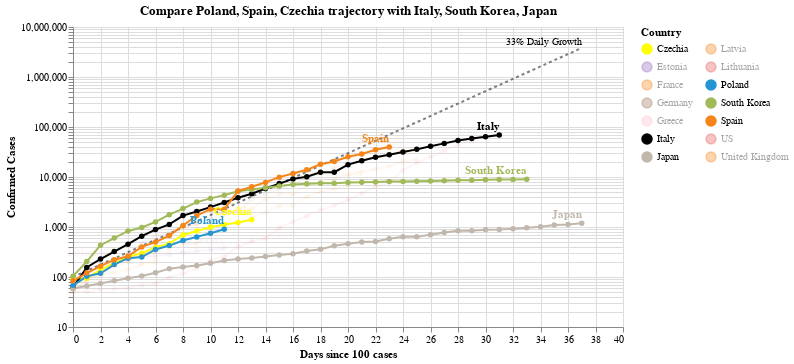

Here is the notebook cell this chart was saved with:
### Code cell
#hide_input
chart2 = make_since_chart(['Poland', 'Spain', 'Czechia'])
chart2

### Figure 1 — Vega-Lite specification as saved in the notebook (floating-point values rounded to 4 significant figures; data arrays with more than 128 entries replaced by an {"elided": "..."} marker saying what was removed)
{"config": {"view": {"continuousWidth": 400, "continuousHeight": 300}}, "layer": [{"mark": {"type": "line", "color": "black", "opacity": 0.5, "strokeDash": [3, 3]}, "encoding": {"x": {"type": "quantitative", "field": "Days since 100 cases"}, "y": {"type": "quantitative", "field": "Confirmed Cases"}}}, {"mark": {"type": "text", "align": "right", "dy": -6, "fontSize": 10, "text": "33% Daily Growth"}, "encoding": {"x": {"type": "quantitative", "field": "Days since 100 cases"}, "y": {"type": "quantitative", "field": "Confirmed Cases"}}, "transform": [{"filter": "(datum['Days since 100 cases'] >= 37)"}]}, {"data": {"name": "data-0267d1176f8fe23f62a2ff48def2d716"}, "mark": {"type": "line", "point": true}, "encoding": {"color": {"type": "nominal", "field": "Country", "legend": {"columns": 2}, "scale": {"domain": ["Czechia", "Estonia", "France", "Germany", "Greece", "Italy", "Japan", "Latvia", "Lithuania", "Poland", "South Korea", "Spain", "US", "United Kingdom"], "range": ["yellow", "#9467bd", "#F58518", "#9D755D", "pink", "black", "#C1B7AD", "#F58518", "#E45756", "#2495D3", "#A1BA59", "#F58518", "#E45756", "#F58518"]}}, "opacity": {"condition": {"value": 1, "selection": "selector038"}, "value": 0.05}, "tooltip": [{"type": "nominal", "field": "Country"}, {"type": "temporal", "field": "Date"}, {"type": "quantitative", "field": "Confirmed Cases"}, {"type": "quantitative", "field": "Days since 100 cases"}], "x": {"type": "quantitative", "field": "Days since 100 cases"}, "y": {"type": "quantitative", "field": "Confirmed Cases", "scale": {"type": "log"}}}, "selection": {"selector038": {"type": "multi", "fields": ["Country"], "bind": "legend", "init": [{"Country": "Poland"}, {"Country": "Spain"}, {"Country": "Czechia"}, {"Country": "Italy"}, {"Country": "South Korea"}, {"Country": "Japan"}]}}, "width": 550}, {"data": {"name": "data-0267d1176f8fe23f62a2ff48def2d716"}, "mark": {"type": "text", "align": "right", "dy": -8, "fontWeight": "bold"}, "encoding": {"color": {"type": "nominal", "field": "Country", "legend": {"columns": 2}, "scale": {"domain": ["Czechia", "Estonia", "France", "Germany", "Greece", "Italy", "Japan", "Latvia", "Lithuania", "Poland", "South Korea", "Spain", "US", "United Kingdom"], "range": ["yellow", "#9467bd", "#F58518", "#9D755D", "pink", "black", "#C1B7AD", "#F58518", "#E45756", "#2495D3", "#A1BA59", "#F58518", "#E45756", "#F58518"]}}, "opacity": {"condition": {"value": 1, "selection": "selector038"}, "value": 0.05}, "text": {"type": "nominal", "field": "Country"}, "tooltip": [{"type": "nominal", "field": "Country"}, {"type": "temporal", "field": "Date"}, {"type": "quantitative", "field": "Confirmed Cases"}, {"type": "quantitative", "field": "Days since 100 cases"}], "x": {"type": "quantitative", "field": "Days since 100 cases"}, "y": {"type": "quantitative", "field": "Confirmed Cases", "scale": {"type": "log"}}}, "transform": [{"filter": "(datum['Date'] >= 1585008000000)"}], "width": 550}], "data": {"name": "data-13c5355e9ceeab965873228bafcc13f9"}, "title": "Compare Poland, Spain, Czechia trajectory with Italy, South Korea, Japan", "$schema": "https://vega.github.io/schema/vega-lite/v4.0.2.json", "datasets": {"data-13c5355e9ceeab965873228bafcc13f9": [{"Days since 100 cases": 0, "Confirmed Cases": 100.0}, {"Days since 100 cases": 1, "Confirmed Cases": 133.0}, {"Days since 100 cases": 2, "Confirmed Cases": 176.9}, {"Days since 100 cases": 3, "Confirmed Cases": 235.3}, {"Days since 100 cases": 4, "Confirmed Cases": 312.9}, {"Days since 100 cases": 5, "Confirmed Cases": 416.2}, {"Days since 100 cases": 6, "Confirmed Cases": 553.5}, {"Days since 100 cases": 7, "Confirmed Cases": 736.1}, {"Days since 100 cases": 8, "Confirmed Cases": 979.1}, {"Days since 100 cases": 9, "Confirmed Cases": 1302.0}, {"Days since 100 cases": 10, "Confirmed Cases": 1732.0}, {"Days since 100 cases": 11, "Confirmed Cases": 2303.0}, {"Days since 100 cases": 12, "Confirmed Cases": 3064.0}, {"Days since 100 cases": 13, "Confirmed Cases": 4074.0}, {"Days since 100 cases": 14, "Confirmed Cases": 5419.0}, {"Days since 100 cases": 15, "Confirmed Cases": 7207.0}, {"Days since 100 cases": 16, "Confirmed Cases": 9586.0}, {"Days since 100 cases": 17, "Confirmed Cases": 12750.0}, {"Days since 100 cases": 18, "Confirmed Cases": 16960.0}, {"Days since 100 cases": 19, "Confirmed Cases": 22550.0}, {"Days since 100 cases": 20, "Confirmed Cases": 29990.0}, {"Days since 100 cases": 21, "Confirmed Cases": 39890.0}, {"Days since 100 cases": 22, "Confirmed Cases": 53060.0}, {"Days since 100 cases": 23, "Confirmed Cases": 70560.0}, {"Days since 100 cases": 24, "Confirmed Cases": 93850.0}, {"Days since 100 cases": 25, "Confirmed Cases": 124800.0}, {"Days since 100 cases": 26, "Confirmed Cases": 166000.0}, {"Days since 100 cases": 27, "Confirmed Cases": 220800.0}, {"Days since 100 cases": 28, "Confirmed Cases": 293700.0}, {"Days since 100 cases": 29, "Confirmed Cases": 390600.0}, {"Days since 100 cases": 30, "Confirmed Cases": 519500.0}, {"Days since 100 cases": 31, "Confirmed Cases": 690900.0}, {"Days since 100 cases": 32, "Confirmed Cases": 918900.0}, {"Days since 100 cases": 33, "Confirmed Cases": 1222000.0}, {"Days since 100 cases": 34, "Confirmed Cases": 1625000.0}, {"Days since 100 cases": 35, "Confirmed Cases": 2162000.0}, {"Days since 100 cases": 36, "Confirmed Cases": 2875000.0}, {"Days since 100 cases": 37, "Confirmed Cases": 3824000.0}], "data-0267d1176f8fe23f62a2ff48def2d716": {"elided": "297 records"}}}
